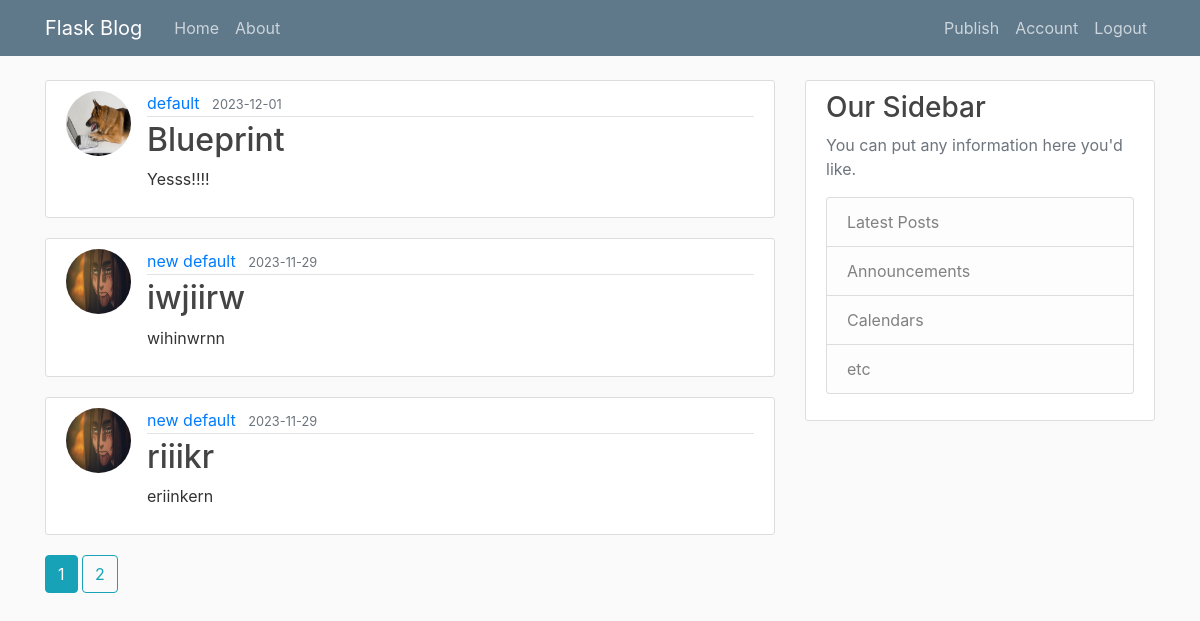
/ (signed in), run on an earlier commit of the app's database.
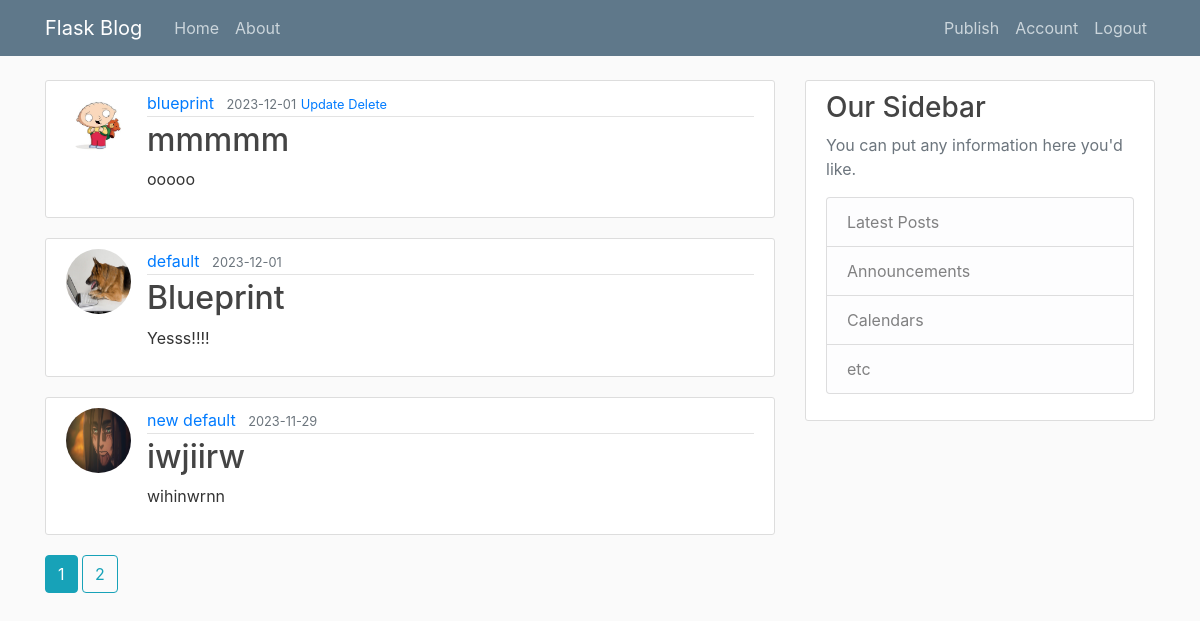
And on a later commit of the database.
### flaskblog/models.py (models this page shows, shortened)
class Post(db.Model):
    id = db.Column(db.Integer, primary_key=True)
    title = db.Column(db.String(120), nullable=False, unique=True)
    content = db.Column(db.Text, nullable=False)
    date = db.Column(db.DateTime, nullable=False, default=datetime.utcnow)
    user_id = db.Column(db.Integer, db.ForeignKey('user.id'), nullable=False)

class User(db.Model, UserMixin):
    id = db.Column(db.Integer, primary_key=True)
    username = db.Column(db.String(100), nullable=False, unique=True)
    email = db.Column(db.String(120), nullable=False, unique=True)
    password = db.Column(db.String(120), nullable=False)
    image_file = db.Column(db.String(60), nullable=False, default='default-pic/default.jpg')
    posts = db.relationship('Post', backref='author', lazy=True)

### flaskblog/main/routes.py (the view)
@main.route('/')
@login_required
def home():
    page = request.args.get('page', 1, type=int)
    posts = Post.query.order_by(Post.date.desc()).paginate(page=page, per_page=3)
    return render_template('home.html', title='FlaskBlog', posts=posts)

### flaskblog/models.py (called while the page is built)
@login_user.user_loader
def load_user(user_id):
    return User.query.get(int(user_id))

### flaskblog/templates/home.html
{% extends 'base.html' %}
{% block content %}
    {% for post in posts.items %}
        <article class="media content-section">
            <img class="rounded-circle article-img" src="{{url_for('static', filename='propic/' + post.author.image_file)}}">
            <div class="media-body">
            <div class="article-metadata">
                <a class="mr-2" href="{{url_for('users.user_profile', id=post.author.id)}}">{{post.author.username}}</a>
                <small class="text-muted">{{post.date.strftime('%Y-%m-%d')}}</small>
                {% if post.author == current_user %}
                <small>
                    <a href="{{url_for('posts.update_post', id=post.id)}}">Update</a>
                </small>
                <small>
                    <a href="{{url_for('posts.delete_post', id=post.id)}}">Delete</a>
                </small>
                {% endif %}
            </div>
            <h2><a class="article-title" href="{{url_for('posts.read_post', id=post.id)}}">{{post.title}}</a></h2>
            <p class="article-content">{{post.content}}</p>
            </div>
        </article>
    {% endfor %}
    {% for page_num in posts.iter_pages() %}
        {% if page_num %}
            {% if page_num == posts.page %}
                <a class="btn btn-info mb-4" href="{{ url_for('main.home', page=page_num )}}">{{page_num}}</a>
            {% else %}
                <a class="btn btn-outline-info mb-4" href="{{ url_for('main.home', page=page_num )}}">{{page_num}}</a>
            {% endif %}
        {% endif %}
    {% endfor %}
{% endblock content %}

### flaskblog/templates/base.html (shortened to what this page needs)
<!DOCTYPE html>
<html lang="en">
<head>
    <link rel="stylesheet" href="https://cdn.jsdelivr.net/npm/bootstrap@4.0.0/dist/css/bootstrap.min.css">
    <link rel="stylesheet" type="text/css" href="{{ url_for('static', filename='main.css') }}">
</head>
<body>
    <header class="site-header">
        <nav class="navbar navbar-expand-md navbar-dark bg-steel fixed-top">
          <div class="container">
            <a class="navbar-brand mr-4" href="/">Flask Blog</a>
            <div class="collapse navbar-collapse" id="navbarToggle">
              <div class="navbar-nav mr-auto">
                <a class="nav-item nav-link" href="{{ url_for('main.home') }}">Home</a>
                <a class="nav-item nav-link" href="{{ url_for('main.about') }}">About</a>
              </div>
              <div class="navbar-nav">
                {% if current_user.is_authenticated %}
                  <a class="nav-item nav-link" href="{{ url_for('posts.publish') }}">Publish</a>
                  <a class="nav-item nav-link" href="{{ url_for('users.account') }}">Account</a>
                  <a class="nav-item nav-link" href="{{ url_for('users.logout') }}">Logout</a>
                {% else %}
                  <a class="nav-item nav-link" href="{{ url_for('users.login') }}">Login</a>
                  <a class="nav-item nav-link" href="{{ url_for('users.register') }}">Register</a>
                {% endif %}
              </div>
            </div>
          </div>
        </nav>
      </header>
      <main role="main" class="container">
        <div class="row">
          <div class="col-md-8">
            {% block content %}
            {% endblock %}
          </div>
          <div class="col-md-4">
            <div class="content-section">
              <h3>Our Sidebar</h3>
              <p class='text-muted'>You can put any information here you'd like.
                <ul class="list-group">
                  <li class="list-group-item list-group-item-light">Latest Posts</li>
                  <li class="list-group-item list-group-item-light">Announcements</li>
                  <li class="list-group-item list-group-item-light">Calendars</li>
                  <li class="list-group-item list-group-item-light">etc</li>
                </ul>
              </p>
            </div>
          </div>
        </div>
      </main>
</body>
</html>

### flaskblog/static/main.css (style rules this page uses)
body { background: #fafafa; color: #333333; margin-top: 5rem; }
h1, h2, h3, h4, h5, h6 { color: #444444; }
.bg-steel { background-color: #5f788a; }
.site-header .navbar-nav .nav-link { color: #cbd5db; }
.content-section { background: #ffffff; padding: 10px 20px; border: 1px solid #dddddd; border-radius: 3px; margin-bottom: 20px; }
.article-title { color: #444444; }
.article-content { white-space: pre-line; }
.article-img { height: 65px; width: 65px; margin-right: 16px; }
.article-metadata { padding-bottom: 1px; margin-bottom: 4px; border-bottom: 1px solid #e3e3e3 }

What changed in the data, as far as the page shows it:
no longer on this page (row unchanged): Post: image_file (picture), author.username "new default", date "2023-11-29", title "riiikr", content "eriinkern"
added Post: image_file (placeholder picture), author.username "blueprint", date "2023-12-01", title "mmmmm", content "ooooo"
